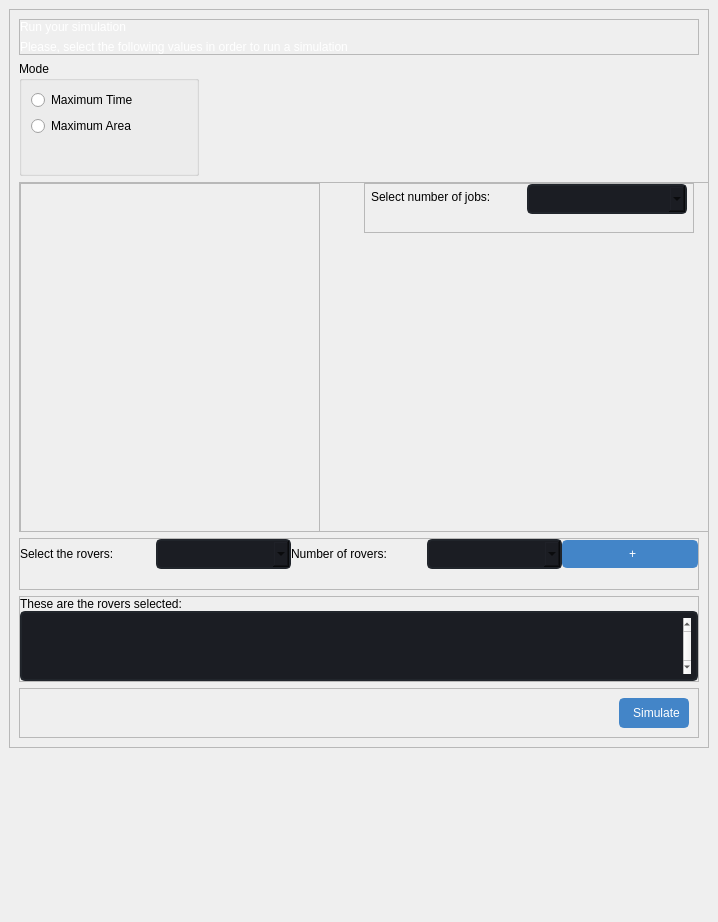
<?xml version="1.0" encoding="UTF-8"?>
<ui version="4.0">
 <class>app_pages</class>
 <widget class="QStackedWidget" name="app_pages">
  <property name="geometry">
   <rect>
    <x>0</x>
    <y>0</y>
    <width>696</width>
    <height>922</height>
   </rect>
  </property>
  <property name="windowTitle">
   <string>StackedWidget</string>
  </property>
  <property name="currentIndex">
   <number>3</number>
  </property>
  <widget class="QWidget" name="page_initial">
   <layout class="QVBoxLayout" name="verticalLayout">
    <item alignment="Qt::AlignHCenter">
     <widget class="QFrame" name="frame">
      <property name="minimumSize">
       <size>
        <width>500</width>
        <height>150</height>
       </size>
      </property>
      <property name="maximumSize">
       <size>
        <width>500</width>
        <height>150</height>
       </size>
      </property>
      <property name="frameShape">
       <enum>QFrame::StyledPanel</enum>
      </property>
      <property name="frameShadow">
       <enum>QFrame::Raised</enum>
      </property>
      <layout class="QVBoxLayout" name="verticalLayout_4">
       <property name="spacing">
        <number>4</number>
       </property>
       <property name="leftMargin">
        <number>0</number>
       </property>
       <property name="topMargin">
        <number>0</number>
       </property>
       <property name="rightMargin">
        <number>0</number>
       </property>
       <property name="bottomMargin">
        <number>0</number>
       </property>
       <item>
        <widget class="QLabel" name="label_welcome">
         <property name="styleSheet">
          <string notr="true">font: 700 30pt &quot;Segoe UI&quot;;
color:rgb(255, 255, 255);</string>
         </property>
         <property name="text">
          <string>Welcome !</string>
         </property>
         <property name="alignment">
          <set>Qt::AlignCenter</set>
         </property>
        </widget>
       </item>
       <item>
        <widget class="QLabel" name="label_description_welcome">
         <property name="styleSheet">
          <string notr="true">font: 12pt &quot;Segoe UI&quot;;
color:rgb(255, 255, 255);</string>
         </property>
         <property name="text">
          <string>&lt;html&gt;&lt;head/&gt;&lt;body&gt;&lt;p&gt;This is the application created for the System for the &lt;/p&gt;&lt;p&gt;exploration of caves with exploring rovers &lt;/p&gt;&lt;p&gt;Final Degree Project&lt;/p&gt;&lt;/body&gt;&lt;/html&gt;</string>
         </property>
         <property name="alignment">
          <set>Qt::AlignCenter</set>
         </property>
        </widget>
       </item>
      </layout>
     </widget>
    </item>
   </layout>
  </widget>
  <widget class="QWidget" name="page_create_rover">
   <layout class="QVBoxLayout" name="page_create_rover_layout"/>
  </widget>
  <widget class="QWidget" name="page_rovers">
   <layout class="QVBoxLayout" name="layout_page_rovers">
    <property name="spacing">
     <number>0</number>
    </property>
    <property name="leftMargin">
     <number>0</number>
    </property>
    <property name="topMargin">
     <number>0</number>
    </property>
    <property name="rightMargin">
     <number>0</number>
    </property>
    <property name="bottomMargin">
     <number>0</number>
    </property>
   </layout>
  </widget>
  <widget class="QWidget" name="page_simulation">
   <property name="layoutDirection">
    <enum>Qt::LeftToRight</enum>
   </property>
   <layout class="QVBoxLayout" name="verticalLayout_14">
    <property name="spacing">
     <number>6</number>
    </property>
    <property name="leftMargin">
     <number>9</number>
    </property>
    <property name="topMargin">
     <number>9</number>
    </property>
    <property name="rightMargin">
     <number>9</number>
    </property>
    <property name="bottomMargin">
     <number>9</number>
    </property>
    <item alignment="Qt::AlignLeft|Qt::AlignTop">
     <widget class="QFrame" name="central_frame_simulation">
      <property name="minimumSize">
       <size>
        <width>700</width>
        <height>0</height>
       </size>
      </property>
      <property name="maximumSize">
       <size>
        <width>700</width>
        <height>16777215</height>
       </size>
      </property>
      <property name="layoutDirection">
       <enum>Qt::LeftToRight</enum>
      </property>
      <property name="frameShape">
       <enum>QFrame::StyledPanel</enum>
      </property>
      <property name="frameShadow">
       <enum>QFrame::Raised</enum>
      </property>
      <layout class="QVBoxLayout" name="central_fr_sim_layout">
       <item>
        <widget class="QFrame" name="top_frame">
         <property name="frameShape">
          <enum>QFrame::StyledPanel</enum>
         </property>
         <property name="frameShadow">
          <enum>QFrame::Raised</enum>
         </property>
         <layout class="QVBoxLayout" name="top_frame_layout">
          <property name="leftMargin">
           <number>0</number>
          </property>
          <property name="topMargin">
           <number>0</number>
          </property>
          <property name="rightMargin">
           <number>0</number>
          </property>
          <property name="bottomMargin">
           <number>0</number>
          </property>
          <item>
           <widget class="QLabel" name="label_run_simulation">
            <property name="styleSheet">
             <string notr="true">font: 700 14pt &quot;Segoe UI&quot;;
color:rgb(255, 255, 255);</string>
            </property>
            <property name="text">
             <string>Run your simulation</string>
            </property>
           </widget>
          </item>
          <item>
           <widget class="QLabel" name="label_descrip_simulation">
            <property name="styleSheet">
             <string notr="true">font: 12pt &quot;Segoe UI&quot;;
color:rgb(255, 255, 255);</string>
            </property>
            <property name="text">
             <string>Please, select the following values in order to run a simulation</string>
            </property>
           </widget>
          </item>
         </layout>
        </widget>
       </item>
       <item>
        <widget class="QGroupBox" name="group_box_modes">
         <property name="minimumSize">
          <size>
           <width>180</width>
           <height>115</height>
          </size>
         </property>
         <property name="maximumSize">
          <size>
           <width>180</width>
           <height>115</height>
          </size>
         </property>
         <property name="styleSheet">
          <string notr="true">font: 12pt &quot;Segoe UI&quot;;</string>
         </property>
         <property name="title">
          <string>Mode</string>
         </property>
         <layout class="QVBoxLayout" name="layout_group_box_sim">
          <property name="leftMargin">
           <number>9</number>
          </property>
          <property name="topMargin">
           <number>9</number>
          </property>
          <item>
           <widget class="QRadioButton" name="radioButton_max_time">
            <property name="styleSheet">
             <string notr="true">QRadioButton::indicator {
    border: 3px solid rgb(52, 59, 72);
	width: 15px;
	height: 15px;
	border-radius: 10px;
    background: rgb(44, 49, 60);
}
QRadioButton::indicator:hover {
    border: 3px solid rgb(58, 66, 81);
}
QRadioButton::indicator:checked {
    background: 3px solid rgb(94, 106, 130);
	border: 3px solid rgb(52, 59, 72);	
}
font: 11pt &quot;Segoe UI&quot;;</string>
            </property>
            <property name="text">
             <string>Maximum Time</string>
            </property>
           </widget>
          </item>
          <item>
           <widget class="QRadioButton" name="radioButton_max_area">
            <property name="styleSheet">
             <string notr="true">QRadioButton::indicator {
    border: 3px solid rgb(52, 59, 72);
	width: 15px;
	height: 15px;
	border-radius: 10px;
    background: rgb(44, 49, 60);
}
QRadioButton::indicator:hover {
    border: 3px solid rgb(58, 66, 81);
}
QRadioButton::indicator:checked {
    background: 3px solid rgb(94, 106, 130);
	border: 3px solid rgb(52, 59, 72);	
}
font: 11pt &quot;Segoe UI&quot;;</string>
            </property>
            <property name="text">
             <string>Maximum Area</string>
            </property>
           </widget>
          </item>
          <item>
           <widget class="QLabel" name="lbl_error_mode">
            <property name="text">
             <string/>
            </property>
           </widget>
          </item>
         </layout>
        </widget>
       </item>
       <item alignment="Qt::AlignLeft">
        <widget class="QFrame" name="fr_container_aux1">
         <property name="minimumSize">
          <size>
           <width>690</width>
           <height>350</height>
          </size>
         </property>
         <property name="maximumSize">
          <size>
           <width>690</width>
           <height>350</height>
          </size>
         </property>
         <property name="frameShape">
          <enum>QFrame::StyledPanel</enum>
         </property>
         <property name="frameShadow">
          <enum>QFrame::Raised</enum>
         </property>
         <layout class="QHBoxLayout" name="horizontalLayout">
          <property name="spacing">
           <number>0</number>
          </property>
          <property name="leftMargin">
           <number>0</number>
          </property>
          <property name="topMargin">
           <number>0</number>
          </property>
          <property name="rightMargin">
           <number>0</number>
          </property>
          <property name="bottomMargin">
           <number>0</number>
          </property>
          <item alignment="Qt::AlignLeft|Qt::AlignTop">
           <widget class="QFrame" name="frame_simulation_widgets">
            <property name="minimumSize">
             <size>
              <width>300</width>
              <height>350</height>
             </size>
            </property>
            <property name="maximumSize">
             <size>
              <width>460</width>
              <height>300</height>
             </size>
            </property>
            <property name="styleSheet">
             <string notr="true"/>
            </property>
            <property name="frameShape">
             <enum>QFrame::StyledPanel</enum>
            </property>
            <property name="frameShadow">
             <enum>QFrame::Raised</enum>
            </property>
            <layout class="QVBoxLayout" name="fr_sim_widgets_layout">
             <property name="spacing">
              <number>0</number>
             </property>
             <property name="leftMargin">
              <number>0</number>
             </property>
             <property name="topMargin">
              <number>0</number>
             </property>
             <property name="rightMargin">
              <number>0</number>
             </property>
             <property name="bottomMargin">
              <number>0</number>
             </property>
            </layout>
           </widget>
          </item>
          <item alignment="Qt::AlignLeft|Qt::AlignTop">
           <widget class="QFrame" name="frame_jobs">
            <property name="minimumSize">
             <size>
              <width>330</width>
              <height>50</height>
             </size>
            </property>
            <property name="maximumSize">
             <size>
              <width>330</width>
              <height>50</height>
             </size>
            </property>
            <property name="frameShape">
             <enum>QFrame::StyledPanel</enum>
            </property>
            <property name="frameShadow">
             <enum>QFrame::Raised</enum>
            </property>
            <layout class="QVBoxLayout" name="verticalLayout_3">
             <property name="spacing">
              <number>0</number>
             </property>
             <property name="leftMargin">
              <number>0</number>
             </property>
             <property name="topMargin">
              <number>0</number>
             </property>
             <property name="rightMargin">
              <number>0</number>
             </property>
             <property name="bottomMargin">
              <number>0</number>
             </property>
             <item>
              <layout class="QGridLayout" name="gridLayout">
               <property name="spacing">
                <number>0</number>
               </property>
               <item row="0" column="0">
                <widget class="QLabel" name="label_num_jobs">
                 <property name="minimumSize">
                  <size>
                   <width>150</width>
                   <height>25</height>
                  </size>
                 </property>
                 <property name="maximumSize">
                  <size>
                   <width>150</width>
                   <height>25</height>
                  </size>
                 </property>
                 <property name="styleSheet">
                  <string notr="true">font: 11pt &quot;Segoe UI&quot;;</string>
                 </property>
                 <property name="text">
                  <string>Select number of jobs:</string>
                 </property>
                </widget>
               </item>
               <item row="2" column="0">
                <widget class="QLabel" name="lbl_error_num_jobs">
                 <property name="minimumSize">
                  <size>
                   <width>0</width>
                   <height>25</height>
                  </size>
                 </property>
                 <property name="maximumSize">
                  <size>
                   <width>16777215</width>
                   <height>25</height>
                  </size>
                 </property>
                 <property name="text">
                  <string/>
                 </property>
                </widget>
               </item>
               <item row="0" column="1">
                <widget class="QComboBox" name="cb_num_jobs">
                 <property name="minimumSize">
                  <size>
                   <width>160</width>
                   <height>30</height>
                  </size>
                 </property>
                 <property name="maximumSize">
                  <size>
                   <width>160</width>
                   <height>30</height>
                  </size>
                 </property>
                 <property name="styleSheet">
                  <string notr="true">QComboBox{
	background-color: rgb(27, 29, 35);
	border-radius: 5px;
	border: 2px solid rgb(33, 37, 43);
	padding: 5px;
	padding-left: 10px;
}
QComboBox:hover{
	border: 2px solid rgb(64, 71, 88);
}
QComboBox::drop-down {
	subcontrol-origin: padding;
	subcontrol-position: top right;
	width: 25px; 
	border-left-width: 3px;
	border-left-color: rgba(39, 44, 54, 150);
	border-left-style: solid;
	border-top-right-radius: 3px;
	border-bottom-right-radius: 3px;	
	background-image: url(:/icons/images/icons/cil-arrow-bottom.png);
	background-position: center;
	background-repeat: no-reperat;
 }</string>
                 </property>
                </widget>
               </item>
              </layout>
             </item>
            </layout>
           </widget>
          </item>
         </layout>
        </widget>
       </item>
       <item>
        <widget class="QFrame" name="frame_rovers_select">
         <property name="minimumSize">
          <size>
           <width>0</width>
           <height>50</height>
          </size>
         </property>
         <property name="frameShape">
          <enum>QFrame::StyledPanel</enum>
         </property>
         <property name="frameShadow">
          <enum>QFrame::Raised</enum>
         </property>
         <layout class="QHBoxLayout" name="horizontalLayout_3">
          <property name="spacing">
           <number>0</number>
          </property>
          <property name="leftMargin">
           <number>0</number>
          </property>
          <property name="topMargin">
           <number>0</number>
          </property>
          <property name="rightMargin">
           <number>0</number>
          </property>
          <property name="bottomMargin">
           <number>0</number>
          </property>
          <item>
           <layout class="QGridLayout" name="rover_select_gridLayout">
            <item row="0" column="2">
             <widget class="QLabel" name="label_num_rovers">
              <property name="styleSheet">
               <string notr="true">font: 11pt &quot;Segoe UI&quot;;</string>
              </property>
              <property name="text">
               <string>Number of rovers:</string>
              </property>
             </widget>
            </item>
            <item row="0" column="4">
             <widget class="QPushButton" name="add_rover_select_btn">
              <property name="minimumSize">
               <size>
                <width>25</width>
                <height>0</height>
               </size>
              </property>
              <property name="styleSheet">
               <string notr="true">QPushButton{
	background-color :rgb(67,133,200);
	color: rgb(255, 255, 255);
	font: 11pt &quot;Segoe UI&quot;;
	border-radius: 5px;
	border: 2px solid rgb(67,133,200);
	padding: 5px;
	padding-left: 10px;
}

QPushButton:hover{
	background-color: rgb(85,170,225);
}

QPushButton:pressed{
	background-color: rgb(79, 198, 219);
}</string>
              </property>
              <property name="text">
               <string>+</string>
              </property>
             </widget>
            </item>
            <item row="0" column="1">
             <widget class="QComboBox" name="cb_rovers">
              <property name="minimumSize">
               <size>
                <width>0</width>
                <height>30</height>
               </size>
              </property>
              <property name="maximumSize">
               <size>
                <width>16777215</width>
                <height>30</height>
               </size>
              </property>
              <property name="styleSheet">
               <string notr="true">QComboBox{
	background-color: rgb(27, 29, 35);
	border-radius: 5px;
	border: 2px solid rgb(33, 37, 43);
	padding: 5px;
	padding-left: 10px;
}
QComboBox:hover{
	border: 2px solid rgb(64, 71, 88);
}
QComboBox::drop-down {
	subcontrol-origin: padding;
	subcontrol-position: top right;
	width: 25px; 
	border-left-width: 3px;
	border-left-color: rgba(39, 44, 54, 150);
	border-left-style: solid;
	border-top-right-radius: 3px;
	border-bottom-right-radius: 3px;	
	background-image: url(:/icons/images/icons/cil-arrow-bottom.png);
	background-position: center;
	background-repeat: no-reperat;
 }</string>
              </property>
             </widget>
            </item>
            <item row="0" column="0">
             <widget class="QLabel" name="label_rovers_select">
              <property name="styleSheet">
               <string notr="true">font: 11pt &quot;Segoe UI&quot;;</string>
              </property>
              <property name="text">
               <string>Select the rovers:</string>
              </property>
             </widget>
            </item>
            <item row="0" column="3">
             <widget class="QComboBox" name="cb_num_rovers">
              <property name="minimumSize">
               <size>
                <width>0</width>
                <height>30</height>
               </size>
              </property>
              <property name="maximumSize">
               <size>
                <width>16777215</width>
                <height>30</height>
               </size>
              </property>
              <property name="styleSheet">
               <string notr="true">QComboBox{
	background-color: rgb(27, 29, 35);
	border-radius: 5px;
	border: 2px solid rgb(33, 37, 43);
	padding: 5px;
	padding-left: 10px;
}
QComboBox:hover{
	border: 2px solid rgb(64, 71, 88);
}
QComboBox::drop-down {
	subcontrol-origin: padding;
	subcontrol-position: top right;
	width: 25px; 
	border-left-width: 3px;
	border-left-color: rgba(39, 44, 54, 150);
	border-left-style: solid;
	border-top-right-radius: 3px;
	border-bottom-right-radius: 3px;	
	background-image: url(:/icons/images/icons/cil-arrow-bottom.png);
	background-position: center;
	background-repeat: no-reperat;
 }</string>
              </property>
             </widget>
            </item>
            <item row="1" column="0" colspan="5">
             <widget class="QLabel" name="lbl_error_rovers_select">
              <property name="minimumSize">
               <size>
                <width>0</width>
                <height>20</height>
               </size>
              </property>
              <property name="maximumSize">
               <size>
                <width>16777215</width>
                <height>20</height>
               </size>
              </property>
              <property name="text">
               <string/>
              </property>
             </widget>
            </item>
           </layout>
          </item>
         </layout>
        </widget>
       </item>
       <item>
        <widget class="QFrame" name="frame_rovers_selected">
         <property name="frameShape">
          <enum>QFrame::StyledPanel</enum>
         </property>
         <property name="frameShadow">
          <enum>QFrame::Raised</enum>
         </property>
         <layout class="QVBoxLayout" name="verticalLayout_18">
          <property name="spacing">
           <number>0</number>
          </property>
          <property name="leftMargin">
           <number>0</number>
          </property>
          <property name="topMargin">
           <number>0</number>
          </property>
          <property name="rightMargin">
           <number>0</number>
          </property>
          <property name="bottomMargin">
           <number>0</number>
          </property>
          <item>
           <widget class="QLabel" name="label_rovers_selected">
            <property name="styleSheet">
             <string notr="true">font: 11pt &quot;Segoe UI&quot;;</string>
            </property>
            <property name="text">
             <string>These are the rovers selected:</string>
            </property>
           </widget>
          </item>
          <item>
           <widget class="QTextEdit" name="textEdit_rovers_selected">
            <property name="minimumSize">
             <size>
              <width>0</width>
              <height>70</height>
             </size>
            </property>
            <property name="maximumSize">
             <size>
              <width>16777215</width>
              <height>70</height>
             </size>
            </property>
            <property name="styleSheet">
             <string notr="true">QTextEdit{
	background-color: rgb(27, 29, 35);
	border-radius: 5px;
	border: 2px solid rgb(33, 37, 43);
	padding: 5px;
	padding-left: 10px;
}
QTextEdit  QScrollBar:vertical {
    width: 8px;
 }
QTextEdit  QScrollBar:horizontal {
    height: 8px;
 }
QTextEdit:hover {
	border: 2px solid rgb(64, 71, 88);
}
QTextEdit:focus {
	border: 2px solid rgb(91, 101, 124);
}</string>
            </property>
            <property name="verticalScrollBarPolicy">
             <enum>Qt::ScrollBarAlwaysOn</enum>
            </property>
            <property name="horizontalScrollBarPolicy">
             <enum>Qt::ScrollBarAlwaysOff</enum>
            </property>
           </widget>
          </item>
         </layout>
        </widget>
       </item>
       <item>
        <widget class="QFrame" name="frame_simulate">
         <property name="minimumSize">
          <size>
           <width>0</width>
           <height>50</height>
          </size>
         </property>
         <property name="maximumSize">
          <size>
           <width>16777215</width>
           <height>50</height>
          </size>
         </property>
         <property name="frameShape">
          <enum>QFrame::StyledPanel</enum>
         </property>
         <property name="frameShadow">
          <enum>QFrame::Raised</enum>
         </property>
         <layout class="QHBoxLayout" name="horizontalLayout_5">
          <item>
           <spacer name="horizontalSpacer_3">
            <property name="orientation">
             <enum>Qt::Horizontal</enum>
            </property>
            <property name="sizeHint" stdset="0">
             <size>
              <width>40</width>
              <height>20</height>
             </size>
            </property>
           </spacer>
          </item>
          <item>
           <widget class="QPushButton" name="button_simulate">
            <property name="minimumSize">
             <size>
              <width>70</width>
              <height>30</height>
             </size>
            </property>
            <property name="maximumSize">
             <size>
              <width>16777215</width>
              <height>30</height>
             </size>
            </property>
            <property name="styleSheet">
             <string notr="true">QPushButton{
	background-color :rgb(67,133,200);
	color: rgb(255, 255, 255);
	font: 11pt &quot;Segoe UI&quot;;
	border-radius: 5px;
	border: 2px solid rgb(67,133,200);
	padding: 5px;
	padding-left: 10px;
}

QPushButton:hover{
	background-color: rgb(85,170,225);
}

QPushButton:pressed{
	background-color: rgb(79, 198, 219);
}</string>
            </property>
            <property name="text">
             <string>Simulate</string>
            </property>
           </widget>
          </item>
         </layout>
        </widget>
       </item>
      </layout>
     </widget>
    </item>
   </layout>
  </widget>
  <widget class="QWidget" name="page_details">
   <layout class="QVBoxLayout" name="verticalLayout_6">
    <property name="spacing">
     <number>0</number>
    </property>
    <property name="leftMargin">
     <number>0</number>
    </property>
    <property name="topMargin">
     <number>0</number>
    </property>
    <property name="rightMargin">
     <number>0</number>
    </property>
    <property name="bottomMargin">
     <number>0</number>
    </property>
   </layout>
  </widget>
 </widget>
 <resources/>
 <connections/>
</ui>
